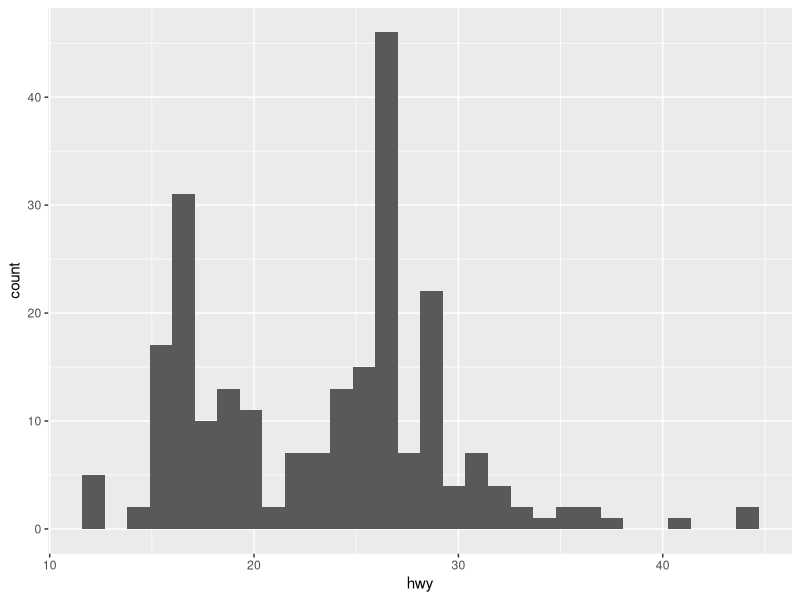
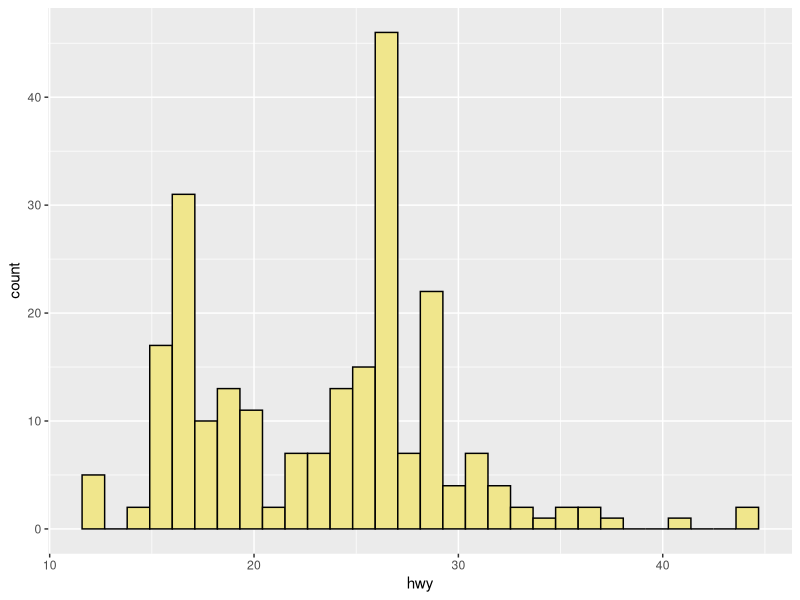
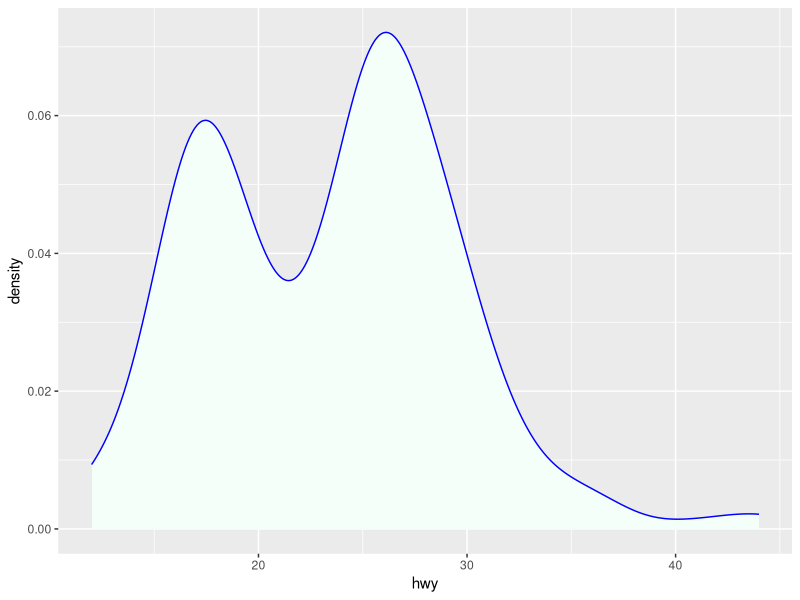
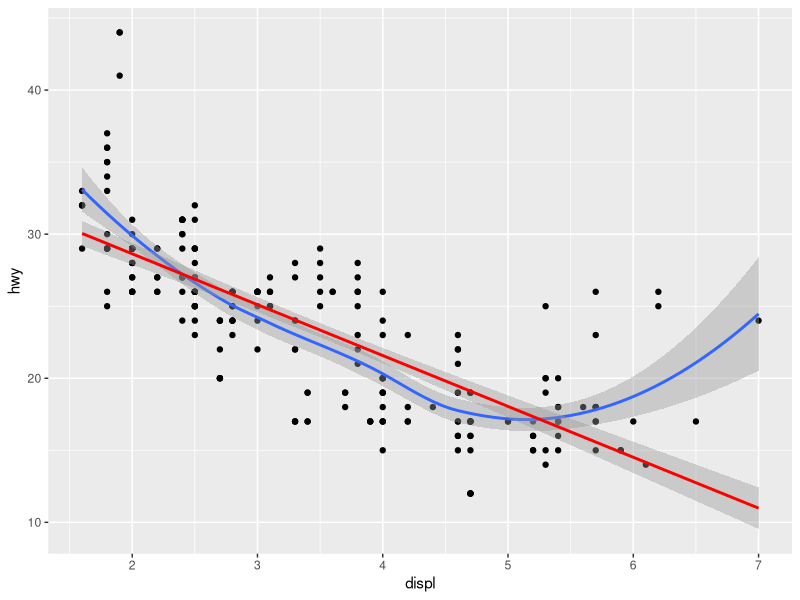
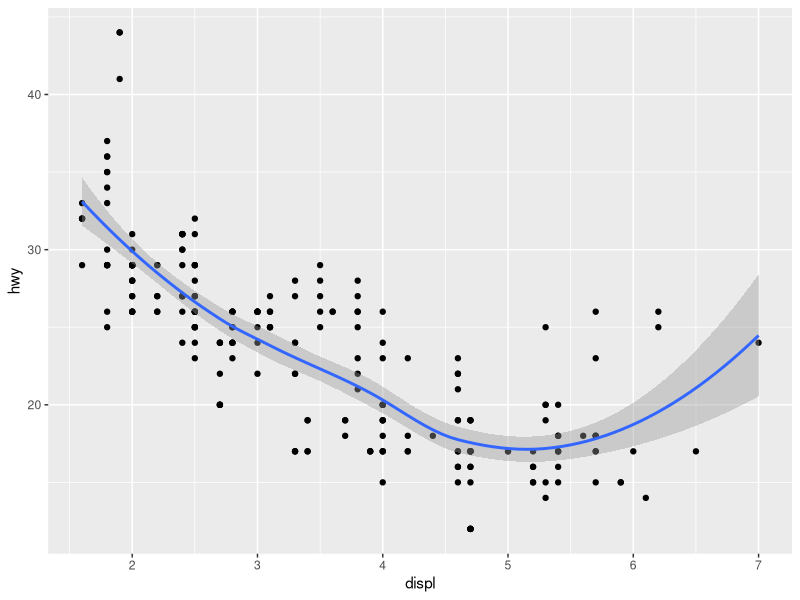
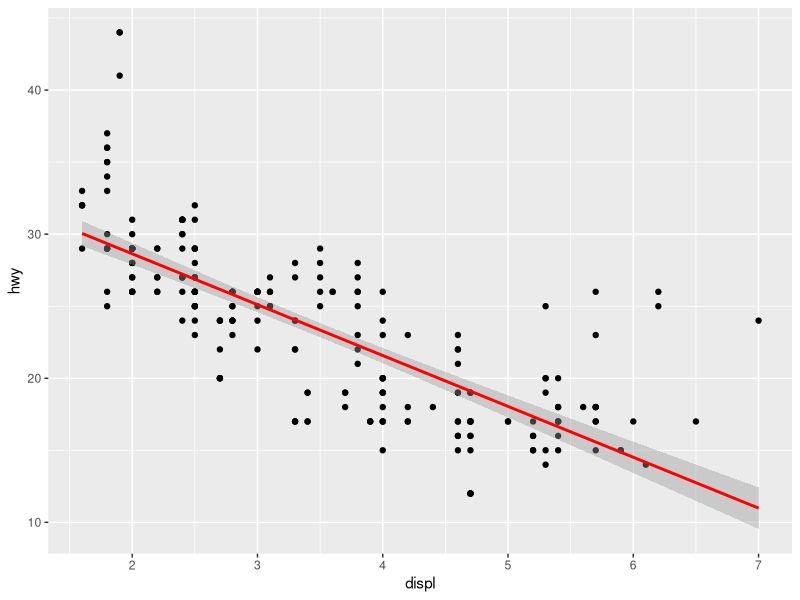
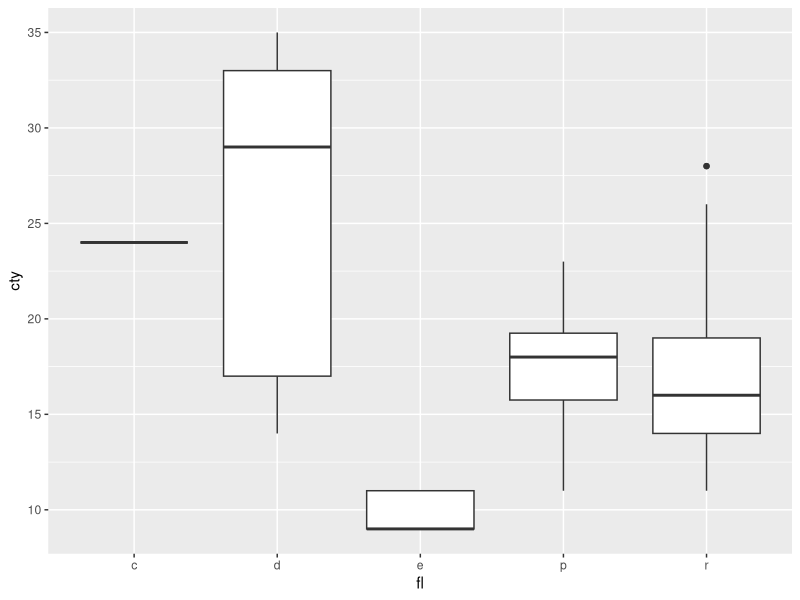
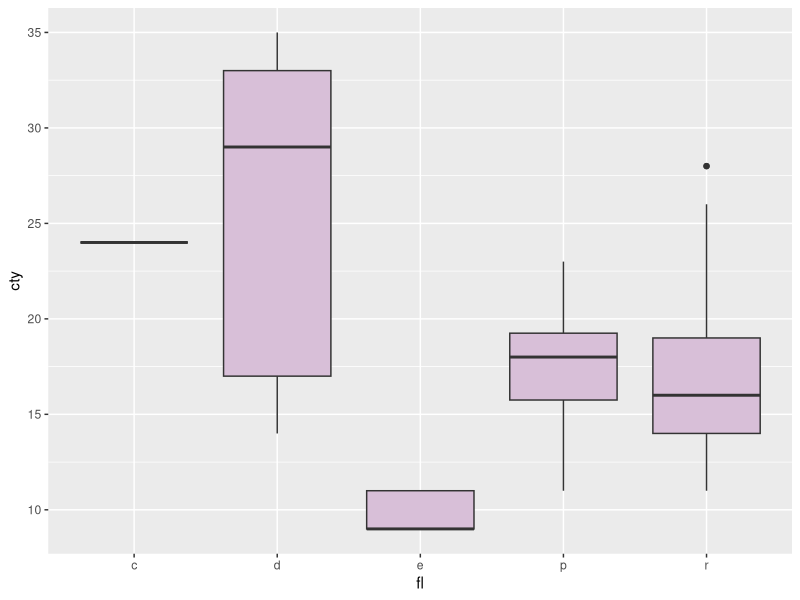

Generate these figures, in order, with R:
# ggplot basics
# 4 April 2024 ----
library(tidyverse)
library(ggplot2)
library(ggthemes)
library(patchwork)

## ggplot
# P1 <- ggplot(data=<DATA>) +
#   aes(<MAPPING>) +
#   <GEOM_FUNCTION(aes(<MAPPING>),
#                  stat=<STAT>,
#                  <COORDINATE_FUNCTION> +
#                    <FACET_FUNCTION>
# print(p1)

# ggsave(plot=p1, 
#        filename="MyPlot",
#        idth=5,
#        height=3,
#        units="in",
#        device="pdf")

# Basic Graph Type
d <- mpg # use built in mpg data frame
str(d)
table(d$fl) 

# basic histogram plot
ggplot(data=d) +
  aes(x=hwy) +
  geom_histogram()

ggplot(data=d) +
  aes(x=hwy) +
  geom_histogram(fill="khaki",color="black")


# # basic density plot
ggplot(data=d) +
  aes(x=hwy) +
  geom_density(fill="mintcream",color="blue")


# basic scatter plot
ggplot(data=d) +
  aes(x=displ,y=hwy) +
  geom_point() +
  geom_smooth() +
  geom_smooth(method="lm",col="red")

# add a smoother
ggplot(data=d) +
  aes(x=displ,y=hwy) +
  geom_point() +
  geom_smooth()

# add a linear regression line
ggplot(data=d) +
  aes(x=displ,y=hwy) +
  geom_point() +
  geom_smooth(method = "lm",col="red")


# basic boxplot
ggplot(data=d) +
  aes(x=fl, y=cty) +
  geom_boxplot()

# basic boxplot
ggplot(data=d) +
  aes(x=fl, y=cty) +
  geom_boxplot(fill="thistle")

# basic barplot (long format)

ggplot(data=d) +
  aes(x=fl) +
  geom_bar(fill="thistle",color="black")

# bar plot with specified counts or meansw
x_treatment <- c("Control","Low","High")
y_response <- c(12,2.5,22.9)
summary_data <- data.frame(x_treatment,y_response)

ggplot(data=summary_data) +
  aes(x=x_treatment,y=y_response) +
  geom_col(fill=c("grey50","goldenrod","goldenrod"),col="black")

# basic curves and functions
my_vec <- seq(1,100,by=0.1)

# plot simple mathematical functions
d_frame <- data.frame(x=my_vec,y=sin(my_vec))
ggplot(data=d_frame) +
  aes(x=x,y=y) +
  geom_line()

# plot probability functions
# random numbers with gamma distribution
d_frame <- data.frame(x=my_vec,y=dgamma(my_vec,shape=5, scale=3))
ggplot(data=d_frame) +
  aes(x=x,y=y) +
  geom_line()

# plot user-defined functions
my_fun <- function(x) sin(x) + 0.1*x
d_frame <- data.frame(x=my_vec,y=my_fun(my_vec))
ggplot(data=d_frame) +
  aes(x=x,y=y) +
  geom_line()




 